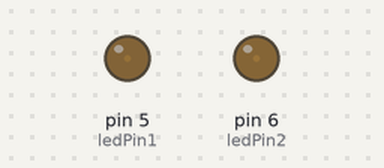
The sketch below on a simulated Arduino Uno, built with avr-gcc and run on an emulated ATmega328P. Parts: output pins drawn as LEDs (lit = HIGH).

Above: at 0.05 s.
At 0.65 s:
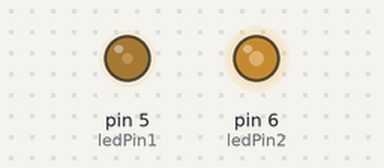
At 1.3 s:
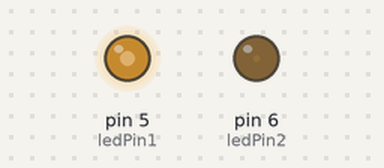
At 2.55 s:
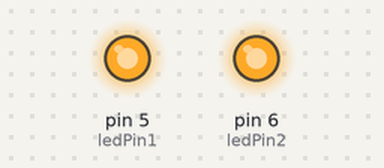
Timing chart, 0 to 5.9 s (numbered marks = the images above):
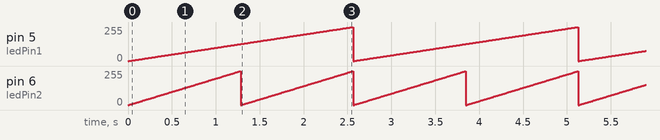

Measured:
- by itself, pin 5 (ledPin1): ramps from 0/255 to 255/255 and jumps back, once every 2.6 s
- by itself, pin 6 (ledPin2): ramps from 0/255 to 254/255 and jumps back, once every 1.3 s

The sketch:

LightFade.ino
```cpp
const int ledPin1 = 5;  // เลือก PWM Pin สำหรับ LED1
const int ledPin2 = 6; // เลือก PWM Pin สำหรับ LED2

int brightness1 = 0; // ความสว่างของ LED1
int brightness2 = 0; // ความสว่างของ LED2

void setup() {
  // กำหนด Pin เป็น Output
  pinMode(ledPin1, OUTPUT);
  pinMode(ledPin2, OUTPUT);
}

void loop() {
  // Fading LED1 จาก Off ไปยัง Full-Bright
  analogWrite(ledPin1, brightness1);
  brightness1++;

  // Fading LED2 จาก Off ไปยัง Full-Bright เร็วเป็นสองเท่า
  analogWrite(ledPin2, brightness2);
  brightness2 += 2;

  // ตรวจสอบความสว่าง
  if (brightness1 > 255) {
    brightness1 = 0;
  }
  if (brightness2 > 255) {
    brightness2 = 0;
  }

  delay(10); // หน่วงเวลาเล็กน้อยสำหรับการปรับความสว่าง
}
```
